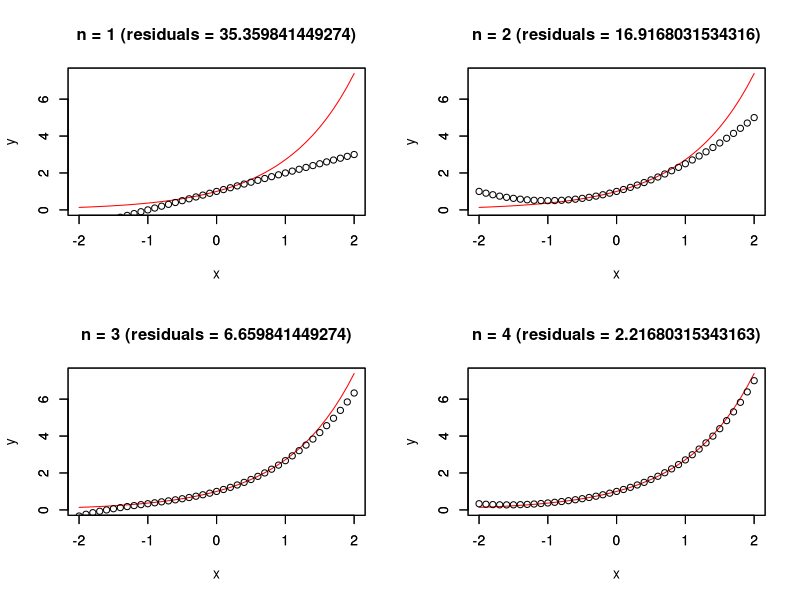
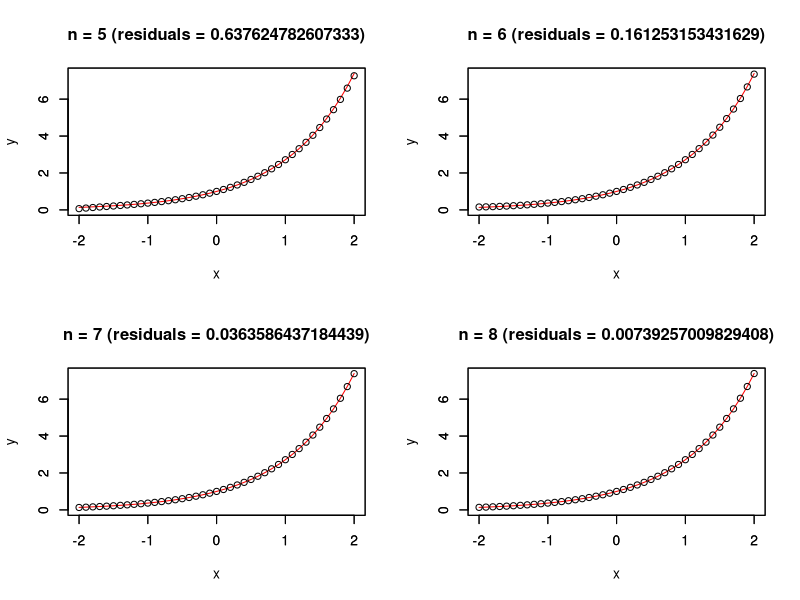
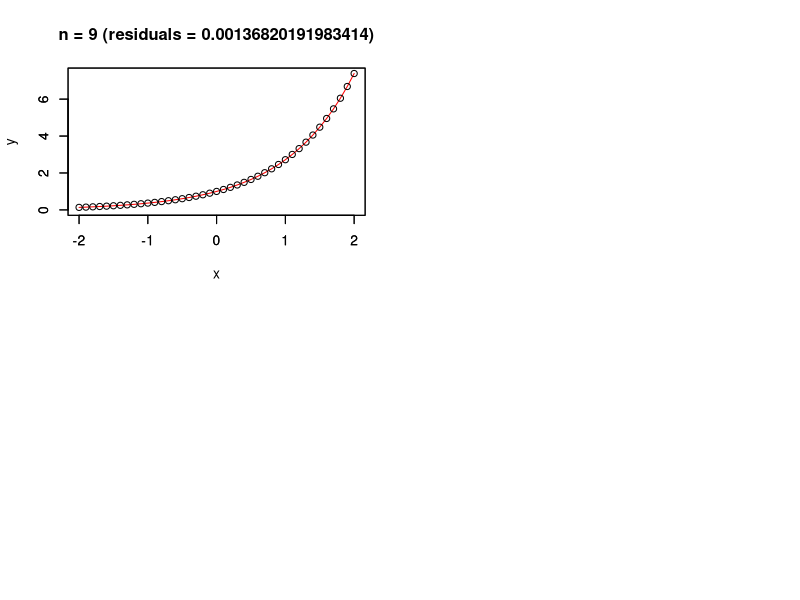

Here is the R script that generated these plots, in order:
#
# Taylor expansion example

# set the xdata to use in taylor prediction
xdata <- seq(-2, 2, 0.1)

# original function
f <- function(e) { 
  return(exp(e))
}

# partial taylor expansion of function for each n
t <- function(x,a,n) {
  return(exp(a) / factorial(n) * (x - a)^n)
}

# full taylor expansion
h <- function(x,a,k) { 
  sum_v <- 0
  for (i in 0:k ) {
    sum_v <- sum_v + t(x,a,i)
  }
  return(sum_v)
}

# after n = 5 it starts to 
# show plots of approximation
len <- 1:9
par(mfrow=c(2,2))

for ( i in len) {
  plot(xdata, f(xdata)    , xlim = c(-2,2), ylim = c(0, f(xdata[length(xdata)]) ), type = 'l', ylab = '', xlab ='', col = 'red')
  par(new=T)
  plot(xdata, h(xdata,0,i), xlim = c(-2,2), ylim = c(0, f(xdata[length(xdata)]) ), ylab = 'y', xlab = 'x')
  title(paste0('n = ', i, ' (residuals = ', sum(abs(f(xdata) - h(xdata,0,i))) ,')'))
}
